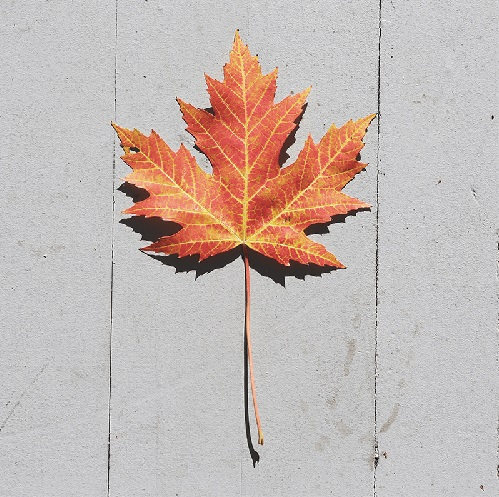
#> input picture cap05/folha.jpeg, 499 x 497 px
$ python ex07.py
#> lines starting #> are read from the running program, lines starting #| are printed output that depends on the picture
'''
    * Capítulo 05: Pré-processamento

        5.3  Transformações Geométricas
            > Operação de translação
'''

#Função float32 = Gera a matriz de translação ou deslocamento;

# Resultado: A matriz de translação gerada desloca a imagem em
# 100  pixels  para  a  direita e em 100 pixels para baixo.

import cv2
import numpy as np

imagemOriginal = cv2.imread("folha.jpeg")
#> imagemOriginal is the input picture: shape (497, 499, 3); mean B, G, R 180, 184.7, 196.9
totalLinhas, totalColunas = imagemOriginal.shape[:2]
#> totalLinhas = 497; totalColunas = 499

matriz = np.float32([[1, 0, 100], [0, 1, 100]])
imagemDeslocada = cv2.warpAffine(
    imagemOriginal,
    matriz,
    (totalColunas, totalLinhas)
)
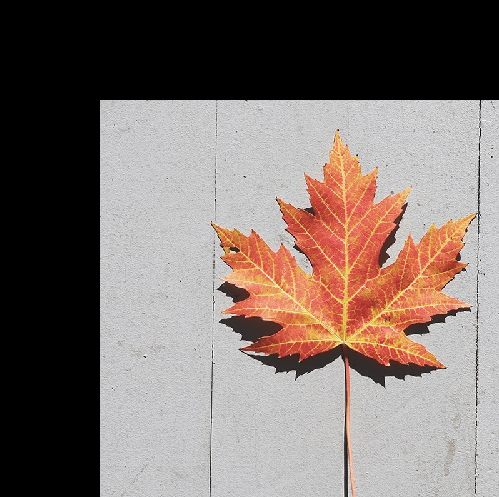
#> imagemDeslocada: shape (497, 499, 3); mean B, G, R 108.6, 113.6, 125.8

cv2.imshow("Resultado", imagemDeslocada)

cv2.waitKey(0)
cv2.destroyAllWindows()
